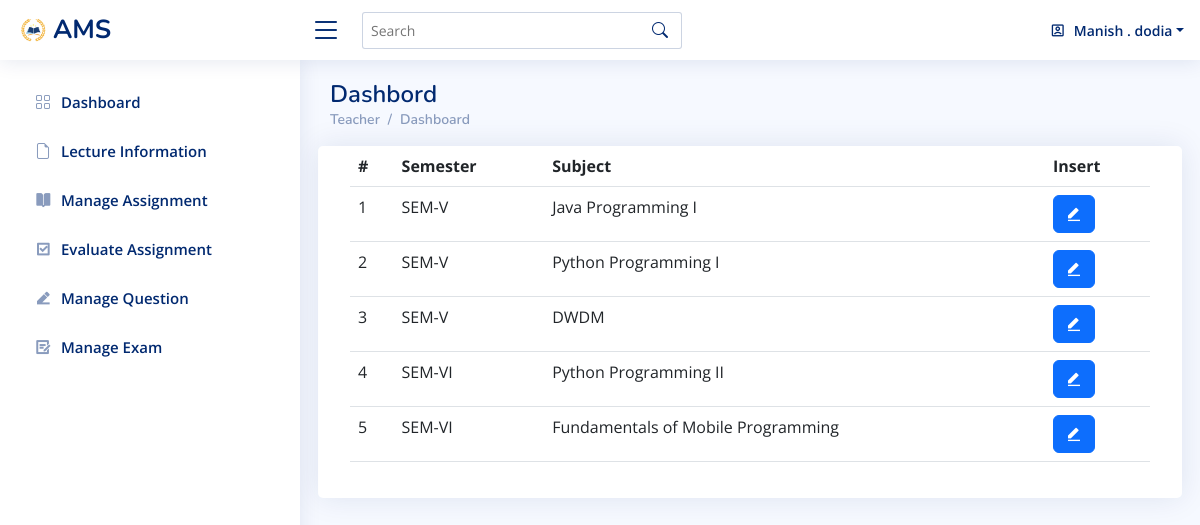
The page /teacher-dashboard.php (signed in) on the database its author committed.
### tables this page shows
CREATE TABLE IF NOT EXISTS `sub_allot` (
  `sa_id` int NOT NULL AUTO_INCREMENT,
  `course_id` int NOT NULL,
  `sem_id` int NOT NULL,
  `sub_id` int NOT NULL,
  `t_id` int NOT NULL,
  `academic_year` varchar(20) NOT NULL,
  PRIMARY KEY (`sa_id`),
  KEY `course` (`course_id`),
  KEY `sem` (`sem_id`),
  KEY `sub` (`sub_id`),
  KEY `user` (`t_id`)
);

CREATE TABLE IF NOT EXISTS `semester` (
  `sem_id` int NOT NULL AUTO_INCREMENT,
  `sem_name` varchar(20) NOT NULL,
  PRIMARY KEY (`sem_id`)
);

CREATE TABLE IF NOT EXISTS `subject` (
  `sub_id` int NOT NULL AUTO_INCREMENT,
  `course_id` int NOT NULL,
  `sem_id` int NOT NULL,
  `sub_code` varchar(20) NOT NULL,
  `sub_name` varchar(40) NOT NULL,
  PRIMARY KEY (`sub_id`),
  KEY `cs` (`course_id`),
  KEY `sm` (`sem_id`)
);

### teacher-dashboard.php (the view, shortened to what this page needs)
<?php
if(!isset($_SESSION["t_id"]))
{
  header("location:login.php");
}
else
{
  $t_id=$_SESSION["t_id"];
}
include("database_connect.php");
$qry="select a.sa_id,a.course_id,a.sem_id,a.sub_id,s.sub_name,sm.sem_name from sub_allot a inner join subject s on a.sub_id=s.sub_id inner join semester sm on a.sem_id=sm.sem_id where a.t_id=".$t_id;
$rsallotsubject=mysqli_query($con,$qry);
?>
<!DOCTYPE html>
<html lang="en">
<head>
  <link href="assets/vendor/bootstrap/css/bootstrap.min.css" rel="stylesheet">
  <link href="assets/vendor/bootstrap-icons/bootstrap-icons.css" rel="stylesheet">
  <link href="assets/vendor/boxicons/css/boxicons.min.css" rel="stylesheet">
  <link href="assets/vendor/quill/quill.snow.css" rel="stylesheet">
  <link href="assets/vendor/quill/quill.bubble.css" rel="stylesheet">
  <link href="assets/vendor/remixicon/remixicon.css" rel="stylesheet">
  <link href="assets/vendor/simple-datatables/style.css" rel="stylesheet">
  <link href="assets/css/style.css" rel="stylesheet">
</head>
<body>
  <header id="header" class="header fixed-top d-flex align-items-center">
    <div class="d-flex align-items-center justify-content-between">
      <a href="#" class="logo d-flex align-items-center">
        <img src="img/logo/logoaaa.png" alt="">
        <span class="d-none d-lg-block">AMS</span>
      </a>
      <i class="bi bi-list toggle-sidebar-btn"></i>
    </div>
    <div class="search-bar">
      <form class="search-form d-flex align-items-center" method="POST" action="#">
        <input type="text" name="query" placeholder="Search" title="Enter search keyword">
        <button type="submit" title="Search"><i class="bi bi-search"></i></button>
      </form>
    </div>
    <nav class="header-nav ms-auto">
      <ul class="d-flex align-items-center">
        <li class="nav-item dropdown pe-3">
        <a class="nav-link nav-profile d-flex align-items-center pe-0" href="#" data-bs-toggle="dropdown">
            <i class="ri-account-box-line"></i>
            <span class="d-none d-md-block dropdown-toggle ps-2"><?PHP if(isset($_SESSION["u_name"])) echo $_SESSION["u_name"]; ?></span>
          </a>
        </li>
      </ul>
    </nav>
  </header>
  <aside id="sidebar" class="sidebar">
    <ul class="sidebar-nav" id="sidebar-nav">
      <li class="nav-item">
        <a class="nav-link collapsed" href="teacher-dashboard.php">
          <i class="bi bi-grid"></i>
          <span>Dashboard</span>
        </a>
      </li>
      <li class="nav-item">
        <a class="nav-link collapsed"  href="lecture-information.php">
          <i class="bi bi-file-earmark"></i><span>Lecture Information</span>
        </a>
      </li>
      <li class="nav-item">
        <a class="nav-link collapsed"  href="assignment.php">
          <i class="ri-book-open-fill"></i><span>Manage Assignment</span>
        </a>
      </li>
      <li class="nav-item">
        <a class="nav-link collapsed"  href="assignment-evalution.php">
          <i class="ri-checkbox-line"></i><span>Evaluate Assignment</span>
        </a>
      </li>
      <li class="nav-item">
        <a class="nav-link collapsed"  href="que_bank.php">
          <i class="ri-edit-2-fill"></i><span>Manage Question</span>
        </a>
      </li>
      <li class="nav-item">
        <a class="nav-link collapsed"  href="exam.php">
          <i class="ri-draft-line"></i><span>Manage Exam</span>
        </a>
      </li>
         </ul>
  </aside>
  <main id="main" class="main">
    <div class="pagetitle">
      <h1>Dashbord</h1>
      <nav>
        <ol class="breadcrumb">
          <li class="breadcrumb-item"><a href="index.html">Teacher</a></li>
          <li class="breadcrumb-item">Dashboard</li>
        </ol>
      </nav>
    </div>
    <section class="section">
      <div class="row">
      <div class="card">
          <div class="card-body">
          <table class="table datatable">
                <thead>
                  <tr>
                    <th scope="col">#</th>
                    <th scope="col">Semester</th>
                    <th scope="col">Subject</th>
                    <th scope="col">Insert</th>
                  </tr>
                </thead>
                <tbody>
                  <?php
                  if(!$rsallotsubject)
                  {
                     echo "<tr><td colspan='5'> no records found...</td></tr>";
                  }
                  else
                  {
                    $cnt=1;
                      while($row=mysqli_fetch_row($rsallotsubject))
                      {
                          echo "<tr>";
                          echo "<td>".$cnt."</td>";
                          echo "<td>".$row[5]."</td>";
                          echo "<td>".$row[4]."</td>";
                          echo "<td><a class='btn btn-primary' href='lecture-information.php?c_id=".$row[1]."&s_id=".$row[2]."&sub_id=".$row[3]."'><i class='ri-edit-fill'></i></a></td>";
                          echo "</tr>";
                          $cnt=$cnt+1;
                      }
                  }
                  ?>
                  </tbody>
              </table>
</div>
</div>
      </div>
    </section>
  </main>
</body>
</html>

### assets/css/style.css (style rules this page uses)
:root { scroll-behavior: smooth; }
body { font-family: "Open Sans", sans-serif; background: #f6f9ff; color: #444444; }
a { color: #4154f1; text-decoration: none; }
h1, h2, h3, h4, h5, h6 { font-family: "Nunito", sans-serif; }
#main { margin-top: 60px; padding: 20px 30px; transition: all 0.3s; }
.pagetitle { margin-bottom: 10px; }
.pagetitle h1 { font-size: 24px; margin-bottom: 0; font-weight: 600; color: #012970; }
.card { margin-bottom: 30px; border: none; border-radius: 5px; box-shadow: 0px 0 30px rgba(1, 41, 112, 0.1); }
.card-body { padding: 0 20px 20px 20px; }
.breadcrumb { font-size: 14px; font-family: "Nunito", sans-serif; color: #899bbd; font-weight: 600; }
.breadcrumb a { color: #899bbd; transition: 0.3s; }
.breadcrumb .breadcrumb-item::before { color: #899bbd; }
.logo { line-height: 1; }
@media (min-width: 1200px) { .logo { width: 280px; } }
.logo img { max-height: 26px; margin-right: 6px; }
.logo span { font-size: 26px; font-weight: 700; color: #012970; font-family: "Nunito", sans-serif; }
.header { transition: all 0.5s; z-index: 997; height: 60px; box-shadow: 0px 2px 20px rgba(1, 41, 112, 0.1); background-color: #fff; padding-left: 20px; }
.header .toggle-sidebar-btn { font-size: 32px; padding-left: 10px; cursor: pointer; color: #012970; }
.header .search-bar { min-width: 360px; padding: 0 20px; }
.header .search-form { width: 100%; }
.header .search-form input { border: 0; font-size: 14px; color: #012970; border: 1px solid rgba(1, 41, 112, 0.2); padding: 7px 38px 7px 8px; border-radius: 3px; transition: 0.3s; width: 100%; }
.header .search-form button { border: 0; padding: 0; margin-left: -30px; background: none; }
.header .search-form button i { color: #012970; }
.header-nav ul { list-style: none; }
.header-nav>ul { margin: 0; padding: 0; }
.header-nav .nav-profile { color: #012970; }
.header-nav .nav-profile span { font-size: 14px; font-weight: 600; }
.sidebar { position: fixed; top: 60px; left: 0; bottom: 0; width: 300px; z-index: 996; transition: all 0.3s; padding: 20px; overflow-y: auto; scrollbar-width: thin; scrollbar-color: #aab7cf transparent; box-shadow: 0px 0px 20px rgba(1, 41, 112, 0.1); background-color: #fff; }
@media (min-width: 1200px) { #main, #footer { margin-left: 300px; } }
.sidebar-nav { padding: 0; margin: 0; list-style: none; }
.sidebar-nav li { padding: 0; margin: 0; list-style: none; }
.sidebar-nav .nav-item { margin-bottom: 5px; }
.sidebar-nav .nav-link { display: flex; align-items: center; font-size: 15px; font-weight: 600; color: #4154f1; transition: 0.3; background: #f6f9ff; padding: 10px 15px; border-radius: 4px; }
.sidebar-nav .nav-link i { font-size: 16px; margin-right: 10px; color: #4154f1; }
.sidebar-nav .nav-link.collapsed { color: #012970; background: #fff; }
.sidebar-nav .nav-link.collapsed i { color: #899bbd; }

### rows shown on the page
sub_allot: sem.sem_name "SEM-V", sub.sub_name "Java Programming I"
sub_allot: sem.sem_name "SEM-V", sub.sub_name "Python Programming I"
sub_allot: sem.sem_name "SEM-V", sub.sub_name "DWDM"
sub_allot: sem.sem_name "SEM-VI", sub.sub_name "Python Programming II"
sub_allot: sem.sem_name "SEM-VI", sub.sub_name "Fundamentals of Mobile Programming"

### other values the page prints
$_SESSION["u_name"] "Manish . dodia"
